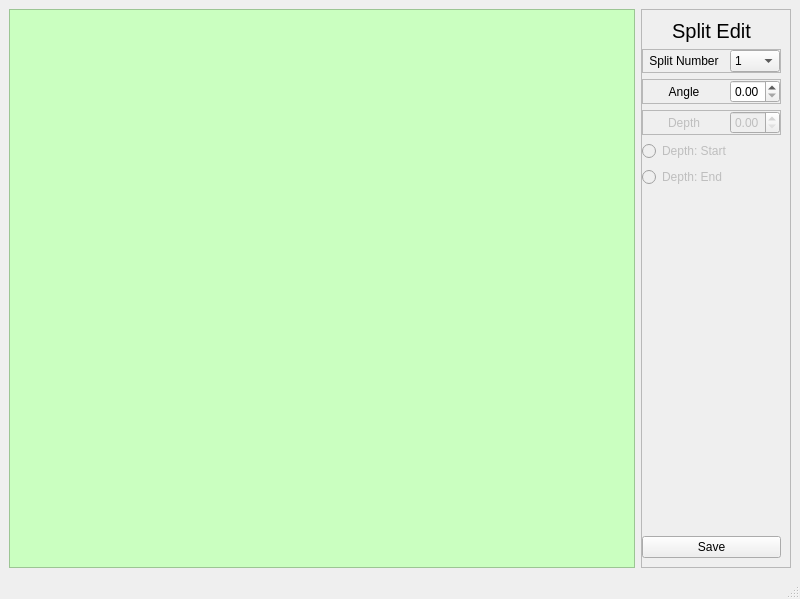
<?xml version="1.0" encoding="UTF-8"?>
<ui version="4.0">
 <class>MainWindow</class>
 <widget class="QMainWindow" name="MainWindow">
  <property name="geometry">
   <rect>
    <x>0</x>
    <y>0</y>
    <width>800</width>
    <height>599</height>
   </rect>
  </property>
  <property name="windowTitle">
   <string>MainWindow</string>
  </property>
  <widget class="QWidget" name="centralwidget">
   <layout class="QHBoxLayout" name="horizontalLayout_2">
    <item>
     <widget class="QFrame" name="draw_polygon_frame">
      <property name="minimumSize">
       <size>
        <width>100</width>
        <height>0</height>
       </size>
      </property>
      <property name="styleSheet">
       <string notr="true">background-color:rgb(202, 255, 192)</string>
      </property>
      <property name="frameShape">
       <enum>QFrame::StyledPanel</enum>
      </property>
      <property name="frameShadow">
       <enum>QFrame::Raised</enum>
      </property>
     </widget>
    </item>
    <item>
     <widget class="QFrame" name="toolbar_frame">
      <property name="minimumSize">
       <size>
        <width>100</width>
        <height>0</height>
       </size>
      </property>
      <property name="maximumSize">
       <size>
        <width>150</width>
        <height>16777215</height>
       </size>
      </property>
      <property name="frameShape">
       <enum>QFrame::StyledPanel</enum>
      </property>
      <property name="frameShadow">
       <enum>QFrame::Raised</enum>
      </property>
      <layout class="QVBoxLayout" name="verticalLayout">
       <property name="sizeConstraint">
        <enum>QLayout::SetDefaultConstraint</enum>
       </property>
       <property name="leftMargin">
        <number>0</number>
       </property>
       <item>
        <widget class="QLabel" name="modeName">
         <property name="maximumSize">
          <size>
           <width>16777215</width>
           <height>30</height>
          </size>
         </property>
         <property name="font">
          <font>
           <family>Arial</family>
           <pointsize>15</pointsize>
          </font>
         </property>
         <property name="text">
          <string>Split Edit</string>
         </property>
         <property name="textFormat">
          <enum>Qt::AutoText</enum>
         </property>
         <property name="alignment">
          <set>Qt::AlignCenter</set>
         </property>
        </widget>
       </item>
       <item>
        <widget class="QFrame" name="frame">
         <property name="maximumSize">
          <size>
           <width>16777215</width>
           <height>30</height>
          </size>
         </property>
         <property name="frameShape">
          <enum>QFrame::StyledPanel</enum>
         </property>
         <property name="frameShadow">
          <enum>QFrame::Raised</enum>
         </property>
         <layout class="QHBoxLayout" name="horizontalLayout">
          <property name="spacing">
           <number>5</number>
          </property>
          <property name="leftMargin">
           <number>0</number>
          </property>
          <property name="topMargin">
           <number>0</number>
          </property>
          <property name="rightMargin">
           <number>0</number>
          </property>
          <property name="bottomMargin">
           <number>0</number>
          </property>
          <item>
           <widget class="QLabel" name="label_2">
            <property name="text">
             <string>Split Number</string>
            </property>
            <property name="alignment">
             <set>Qt::AlignCenter</set>
            </property>
           </widget>
          </item>
          <item>
           <widget class="QComboBox" name="splitNumberComboBox">
            <property name="maximumSize">
             <size>
              <width>50</width>
              <height>16777215</height>
             </size>
            </property>
            <item>
             <property name="text">
              <string>1</string>
             </property>
            </item>
            <item>
             <property name="text">
              <string>2</string>
             </property>
            </item>
           </widget>
          </item>
         </layout>
        </widget>
       </item>
       <item>
        <widget class="QFrame" name="frame_2">
         <property name="maximumSize">
          <size>
           <width>16777215</width>
           <height>30</height>
          </size>
         </property>
         <property name="frameShape">
          <enum>QFrame::StyledPanel</enum>
         </property>
         <property name="frameShadow">
          <enum>QFrame::Raised</enum>
         </property>
         <layout class="QHBoxLayout" name="horizontalLayout_3">
          <property name="spacing">
           <number>5</number>
          </property>
          <property name="leftMargin">
           <number>0</number>
          </property>
          <property name="topMargin">
           <number>0</number>
          </property>
          <property name="rightMargin">
           <number>0</number>
          </property>
          <property name="bottomMargin">
           <number>0</number>
          </property>
          <item>
           <widget class="QLabel" name="label_3">
            <property name="text">
             <string>Angle</string>
            </property>
            <property name="alignment">
             <set>Qt::AlignCenter</set>
            </property>
           </widget>
          </item>
          <item>
           <widget class="QDoubleSpinBox" name="angleSpinBox">
            <property name="maximumSize">
             <size>
              <width>50</width>
              <height>16777215</height>
             </size>
            </property>
            <property name="maximum">
             <double>180.000000000000000</double>
            </property>
            <property name="singleStep">
             <double>0.050000000000000</double>
            </property>
           </widget>
          </item>
         </layout>
        </widget>
       </item>
       <item>
        <widget class="QFrame" name="frame_3">
         <property name="enabled">
          <bool>false</bool>
         </property>
         <property name="maximumSize">
          <size>
           <width>16777215</width>
           <height>30</height>
          </size>
         </property>
         <property name="frameShape">
          <enum>QFrame::StyledPanel</enum>
         </property>
         <property name="frameShadow">
          <enum>QFrame::Raised</enum>
         </property>
         <layout class="QHBoxLayout" name="horizontalLayout_4">
          <property name="spacing">
           <number>5</number>
          </property>
          <property name="leftMargin">
           <number>0</number>
          </property>
          <property name="topMargin">
           <number>0</number>
          </property>
          <property name="rightMargin">
           <number>0</number>
          </property>
          <property name="bottomMargin">
           <number>0</number>
          </property>
          <item>
           <widget class="QLabel" name="label_4">
            <property name="text">
             <string>Depth</string>
            </property>
            <property name="alignment">
             <set>Qt::AlignCenter</set>
            </property>
           </widget>
          </item>
          <item>
           <widget class="QDoubleSpinBox" name="depthSpinBox">
            <property name="maximumSize">
             <size>
              <width>50</width>
              <height>16777215</height>
             </size>
            </property>
            <property name="maximum">
             <double>1.000000000000000</double>
            </property>
            <property name="singleStep">
             <double>0.010000000000000</double>
            </property>
           </widget>
          </item>
         </layout>
        </widget>
       </item>
       <item>
        <widget class="QRadioButton" name="depthStartRadioButton">
         <property name="enabled">
          <bool>false</bool>
         </property>
         <property name="text">
          <string>Depth: Start</string>
         </property>
        </widget>
       </item>
       <item>
        <widget class="QRadioButton" name="depthEndRadioButton">
         <property name="enabled">
          <bool>false</bool>
         </property>
         <property name="text">
          <string>Depth: End</string>
         </property>
        </widget>
       </item>
       <item>
        <spacer name="verticalSpacer">
         <property name="orientation">
          <enum>Qt::Vertical</enum>
         </property>
         <property name="sizeHint" stdset="0">
          <size>
           <width>20</width>
           <height>40</height>
          </size>
         </property>
        </spacer>
       </item>
       <item>
        <widget class="QPushButton" name="saveButton">
         <property name="text">
          <string>Save</string>
         </property>
        </widget>
       </item>
      </layout>
     </widget>
    </item>
   </layout>
  </widget>
  <widget class="QMenuBar" name="menubar">
   <property name="geometry">
    <rect>
     <x>0</x>
     <y>0</y>
     <width>800</width>
     <height>21</height>
    </rect>
   </property>
  </widget>
  <widget class="QStatusBar" name="statusbar"/>
 </widget>
 <resources/>
 <connections/>
</ui>
